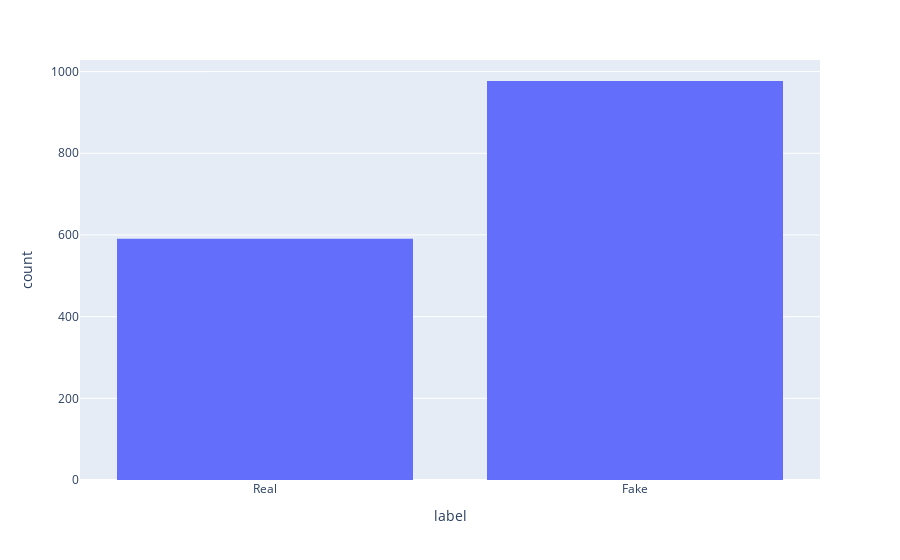

Here is the notebook cell this chart was saved with:
### Markdown cell above
Create histogram to examine number of articles with 'Real' vs 'Fake' labels.

### Code cell
import plotly.express as px

fig = px.histogram(news, x="label")
fig.show()

### Figure 1 — Plotly figure (JSON) as saved in the notebook; plotly's stock layout.template omitted (floating-point values rounded to 4 significant figures; data arrays with more than 128 entries replaced by an {"elided": "..."} marker saying what was removed)
{"data": [{"alignmentgroup": "True", "bingroup": "x", "hovertemplate": "label=%{x}<br>count=%{y}<extra></extra>", "legendgroup": "", "marker": {"color": "#636efa", "pattern": {"shape": ""}}, "name": "", "offsetgroup": "", "orientation": "v", "showlegend": false, "type": "histogram", "x": {"elided": "1568 str values"}, "xaxis": "x", "yaxis": "y"}], "layout": {"barmode": "relative", "legend": {"tracegroupgap": 0}, "margin": {"t": 60}, "xaxis": {"anchor": "y", "domain": [0, 1], "title": {"text": "label"}}, "yaxis": {"anchor": "x", "domain": [0, 1], "title": {"text": "count"}}}}
